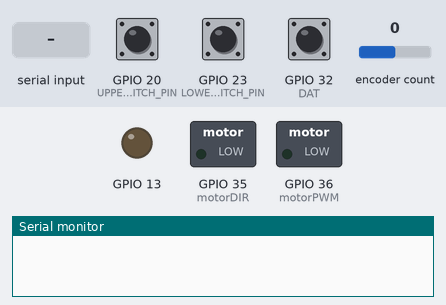
This sketch was run on a simulated ESP32. On the bench: switched loads named in the sketch (green lamp = pin HIGH), output pins drawn as LEDs (lit = HIGH), the last lines printed to the serial monitor. The inputs (shaded band) are chosen by the test bench; at power-on: GPIO 23 (LOWER_SWITCH_PIN) LOW, GPIO 20 (UPPER_SWITCH_PIN) LOW, GPIO 32 (DAT) HIGH, encoder count 0.

Above: at 1.2 s.
1.3 s: "p" received over Serial
At 3.7 s:
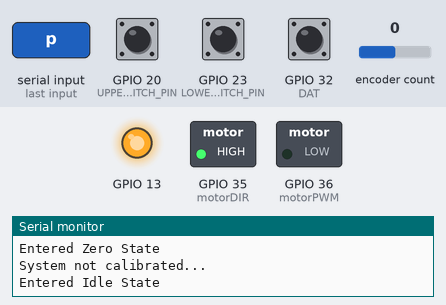
4.0 s: "c" received over Serial
At 5.7 s:
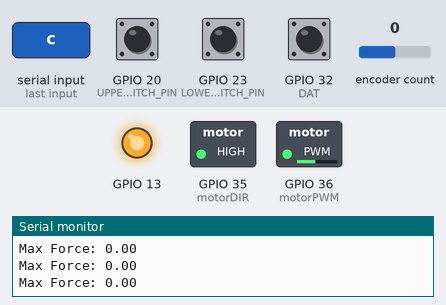
6.5 s: GPIO 23 (LOWER_SWITCH_PIN) pulled HIGH for 0.15 s
At 7.6 s:
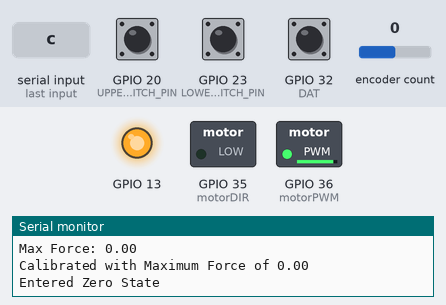
8.1 s: GPIO 20 (UPPER_SWITCH_PIN) pulled HIGH for 1 s
At 9.4 s:
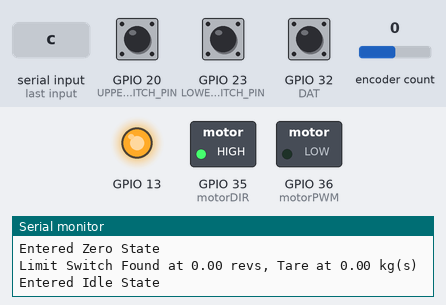
10.6 s: "z" received over Serial
At 12.0 s:
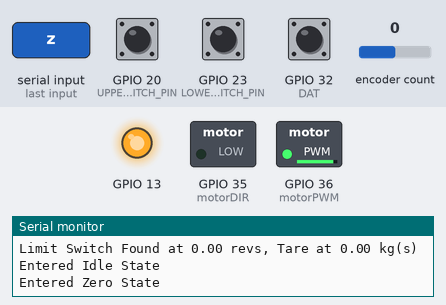
13.1 s: "s" received over Serial
At 15.1 s:
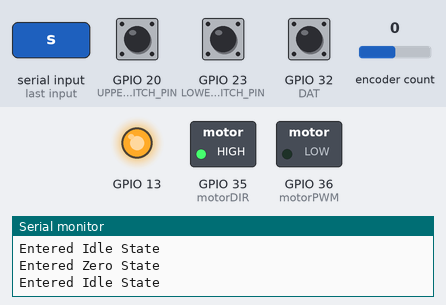
Timing chart, 0 to 16.6 s (numbered marks = the images above; inputs shaded):
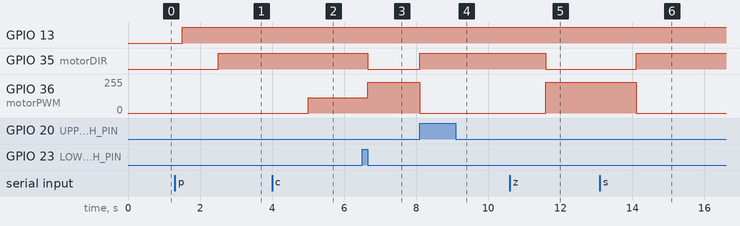

Measured:
- after the input at 1.3 s, GPIO 35 (motorDIR): LOW → HIGH after 1.2 s; GPIO 36 (motorPWM): stays 0/255 (without the input it goes to 230/255 after 0.20 s)
- after the input at 4.0 s, GPIO 36 (motorPWM): 0/255 → 115/255 after 1.0 s
- after the input at 6.5 s, GPIO 35 (motorDIR): HIGH → LOW after 0.15 s; GPIO 36 (motorPWM): 115/255 → 230/255 after 0.15 s
- after the input at 8.1 s, GPIO 35 (motorDIR): LOW → HIGH at once; GPIO 36 (motorPWM): 230/255 → 0/255 at once
- after the input at 10.6 s, GPIO 35 (motorDIR): HIGH → LOW after 1.0 s; GPIO 36 (motorPWM): 0/255 → 230/255 after 1.0 s
- after the input at 13.1 s, GPIO 35 (motorDIR): LOW → HIGH after 1.0 s; GPIO 36 (motorPWM): 230/255 → 0/255 after 1.0 s

The sketch:

teensy-dc-interface.ino
```cpp
// Code for Probe Linear Actuation System
// Author: David Robinson

#include "HX711.h"
#include <Encoder.h>

#define motorPWM 36 //35
#define motorDIR 35 //34
#define DAT   32 //37
#define CLK   31 //36
#define UPPER_SWITCH_PIN 20 //33
#define LOWER_SWITCH_PIN 23 //31

Encoder enc(15, 14);
HX711 loadCell(DAT, CLK);
float tare = 0.0f;
int tareSamples = 0;

int state;    // state machine
static int initialState = 0;
#define ZERO  0
#define IDLE  1
#define PROBE 2
#define CALIB 3

bool debug = true;
bool logging = true;
bool newValue = false;

// CALIB FUNCTIONS
float maxCalibForce = 0.0f;
bool calibrated = false;

void setup() {

  setupLoadCell();
  attachInterrupt(digitalPinToInterrupt(DAT), readForce, FALLING);
  setupMotor();
  setupSwitches();
  pinMode(13, OUTPUT);

  Serial.begin(9600);
}

int startupDelay = true;
void loop() {

  if (startupDelay) {
    delay(1500);
    digitalWrite(13, HIGH);
    setState(initialState);
    startupDelay = false;
  }

  serialControl(); // External Control
  readSwitches();

  switch (state) // State Machine
  {
    case ZERO: zero();
      break;
    case IDLE: idle();
      break;
    case PROBE: probe();
      break;
    case CALIB: calibration();
    default:
      break;
  }
}

void setState(int s) {
  switch (s) // State Machine
  {
    case ZERO:
      state = ZERO;
      enterZero();
      break;
    case IDLE:
      state = IDLE;
      enterIdle();
      break;
    case PROBE:
      state = PROBE;
      enterProbe();
      break;
    case CALIB:
      state = CALIB;
      enterCalibration();
    default:
      break;
  }
}

// ZERO FUNCTIONS
long unsigned int zeroTime = 0;
unsigned int maxZeroTime = 500; //ms
bool recordTime = false;

void enterZero() {
  if (debug) Serial.println("Entered Zero State");
  tare = 0;
  tareSamples = 0;
  recordTime = false;
}

void zero() {
  if (!upperSwitch()) {
    runMotor(-100); // retract at 75%
  }
  else {
    runMotor(0);

    if (!recordTime) {
      zeroTime = millis();
      recordTime = true;
    }

    tare += getRawForce();
    ++tareSamples;

    if ( (millis() - zeroTime) > maxZeroTime) {
      tare = tare / tareSamples;
      if (debug) {
        Serial.print("Limit Switch Found at ");
        Serial.print(getMotorPosition());
        Serial.print(" revs, Tare at ");
        Serial.print(tare);
        Serial.print(" kg(s)");
        Serial.println();
      }
      setMotorZero();
      setState(IDLE);
    }
  }
}

void enterIdle() {
  if (debug) Serial.println("Entered Idle State");
}

void idle()
{
  runMotor(0);
}

// PROBE FUNCTIONS
float forceLimit = 10.0f; // safety
float finalPWM = 0.3f;
float speedReductionFactor = 0.0f;
float speedAdjustment;

float classificationThreshold = 20.0f;
float maxCalibForceMultiplier = 1.5f;

void enterProbe() {

  if (!calibrated) {
    if (debug) Serial.println("System not calibrated...");
    setState(IDLE);
  }
  else {
    if (debug) Serial.println("Entering Probe State");
    speedReductionFactor = (1 - finalPWM) / (finalPWM * maxCalibForce);
  }
}

void probe()
{
  float force = getForce();
  if (force < 0) force = 0; // Only Positive Values

  speedAdjustment = 1 / (force * speedReductionFactor + 1);
  runMotor(100 * speedAdjustment); // extend

  // Exit Conditions
  if (getNormalizedForceDerivative() > classificationThreshold) {
    if (debug)
      Serial.println("EVENT: Force Derivative Limit Exceeded, Landmine (maybe) found!");
    setState(ZERO);
    logValues();
  }
  else if (force > (maxCalibForce * maxCalibForceMultiplier)) {
    if (debug)
      Serial.println("EVENT: Max Calibration Force Exceeded, Landmine (maybe) found!");
    setState(ZERO);
    logValues();
  }
  else if (lowerSwitch()) {
    if (debug)
      Serial.println("EVENT: Exited at end of linear travel");
    setState(ZERO);
    logValues();
  }
  else if (getRawForce() > forceLimit) {
    if (debug)
      Serial.println("EVENT: Exited because safe load cell force exceeded");
    setState(ZERO);
  }

  if (logging && newValue)
  {
    logValues();
    newValue = false;
  }
}

void logValues() {
  // for output to logger!
  Serial.print(millis());
  Serial.print("\t");
  Serial.print(getMotorPosition());
  Serial.print("\t");
  Serial.print(speedAdjustment);
  Serial.print("\t");
  Serial.print(getForce());
  Serial.print("\t");
  Serial.println(getNormalizedForceDerivative());
}

void enterCalibration() {
  maxCalibForce = 0.0f;
  calibrated = false;
  if (debug) Serial.println("Entered Calibration State");
}

void calibration() {

  runMotor(50);

  if (getForce() > maxCalibForce)
    maxCalibForce = getForce();

  if (debug) {
    Serial.print("Max Force: ");
    Serial.println(maxCalibForce);
  }
  // Exit Conditions
  if (lowerSwitch()) {
    if (debug) {
      Serial.print("Calibrated with Maximum Force of ");
      Serial.println(maxCalibForce);
    }
    calibrated = true;
    setState(ZERO);
  }
  else if (getRawForce() > forceLimit) {
    if (debug)
      Serial.println("EVENT: Exited because safe load cell force exceeded, Try Again!");
    setState(ZERO);
  }
}
```

force.ino
```cpp
void setupLoadCell() {
  // Determined with Matlab Script
  loadCell.set_scale(67590.7657); // 1/gain
  loadCell.set_offset(-0.8384);
}

float loadValue = 0.0f;
float dloadValuedt = 0.0f;
long int lastTime = 0;


void readForce() { // ISR

  newValue = true; // For logging

  long int time = millis();
  double dt = (time - lastTime);

  if (dt > 10) { // reject false readings from DATA pin

    float incoming = loadCell.get_value();
    dloadValuedt = (incoming - loadValue) / (dt) * 1000;
    loadValue = incoming;

    lastTime = time;
  }
}

float getRawForce() {
  return loadValue; // kg
}

float getForce() {
  return getRawForce() - tare;
}

float getForceDerivative() {
  return dloadValuedt; // kg/s
}

float getNormalizedForceDerivative() {
  return dloadValuedt/speedAdjustment; // kg/s
}
```

motor.ino
```cpp
int motorDirection = 1;
float zeroPosition = 0;
int countsPerRotation = 400;    // CHANGE WITH NEW ENCODER
int rads = 2 * PI;

int maxPWM = 230;
int minPWM = 0;

int retpwm = 0;

int setPWM(float pwm) {

  pwm = abs(pwm);
  pwm = pwm/100*maxPWM; // convert % to PWM

  if (pwm < minPWM)
    return minPWM;
  else if (pwm > maxPWM)
    return maxPWM;
  else return pwm;
}

void setupMotor() {
  pinMode(motorPWM, OUTPUT);
  pinMode(motorDIR, OUTPUT);
}

void runMotor(float speed) { // Percentage

  // Set direction
  if (speed*motorDirection < 0)
    digitalWrite(motorDIR, LOW);
  else
    digitalWrite(motorDIR, HIGH);

  // Set direciton
  retpwm = setPWM(speed);
  analogWrite(motorPWM, setPWM(speed));
}

void setMotorZero() {
  zeroPosition = getRawMotorPosition();
}

float getRawMotorPosition() { // UPDATE WITH ENCODER
//  return (float)stepper.currentPosition() * motorDirection / countsPerRotation * rads;
  return enc.read();
}

float getMotorPosition() {
  return getRawMotorPosition() - zeroPosition;
}

float getMotorSpeed() {
  return retpwm;
}
```

serial.ino
```cpp
void serialControl() {

  if (Serial.available() > 0) {
    String input = Serial.readString();

    switch (input.charAt(0))
    {
      case 'p':
        setState(PROBE);
        break;
      case 's':
        setState(IDLE);
        break;
      case 'z':
        setState(ZERO);
        break;
      case 'c':
        setState(CALIB);
        break;
      case 'd':
        debug = !debug;
        break;
      default:
        if (debug) errorMessage(input);
        break;
    }
  }
}

void errorMessage(String input) {
  Serial.println("\"" + input + "\" is an invalid input.");
}
```

switch.ino
```cpp
static int samples = 5;
int upperPin = 0, lowerPin = 0;

void setupSwitches() {
  pinMode(UPPER_SWITCH_PIN, INPUT);
  pinMode(LOWER_SWITCH_PIN, INPUT);
}

void readSwitches() {
  int val = digitalRead(UPPER_SWITCH_PIN);
  if (val == 1)   upperPin += 1;
  else            upperPin = 0;

  val = digitalRead(LOWER_SWITCH_PIN);
  if (val == 1)   lowerPin += 1;
  else            lowerPin = 0;
}

bool lowerSwitch() {
  if (lowerPin >= samples) return true;
  else return false;
}

bool upperSwitch() {
  if (upperPin >= samples) return true;
  else return false;
}
```
